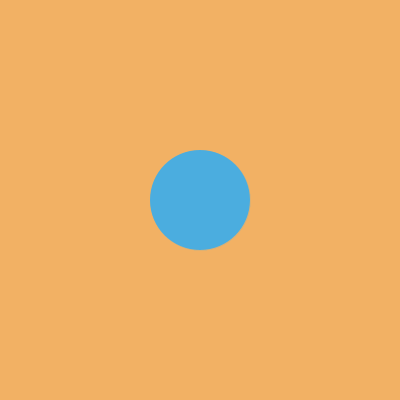
Frame 1 (no input)
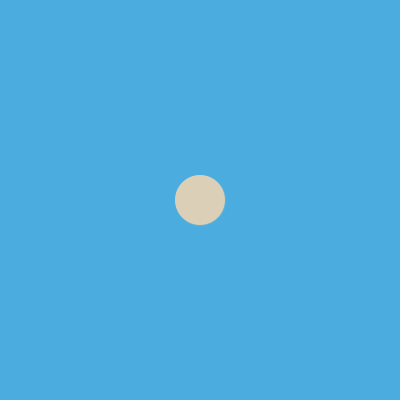
Frame 60 (the mouse pressed at the canvas centre just before this capture)
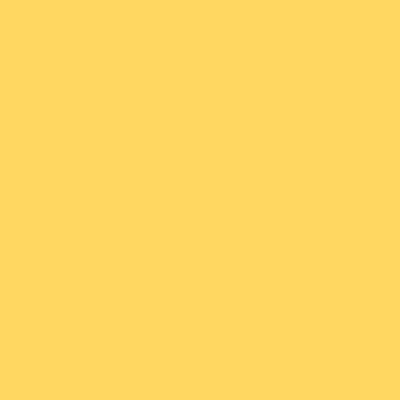
Frame 120 (the mouse held since frame 60 and released just before this capture)

The Processing sketch that drew these frames (run headless with seeded random() and noise(); from frame 60 on, the mouse is pressed at the canvas centre):

// Processing sketch: processing_108969
// ── processing_108969.pde

void setup()
{
  size(400,400);
  background(242, 177, 100);
}

int mode = 1;

int xLength = 100;
int yLength = 100;

int[][] rValue = { {75,219,253,255,255}, {49,0,255,225,255}, {255,213,142,193,253}, {0,255,0,255,128} };
int[][] gValue = { {173,207,177,133,82}, {58,202,214,121,61}, {44,100,201,221,151}, {0,255,0,255,128} };
int[][] bValue = { {223,183,76,124,88}, {75,179,96,33,33}, {63,170,1,112,1}, {0,255,0,255,128} };

int cycle1 = 0;
int cycle2 = 0;

int increment = 10;

String code = "uuddlrlrba";
int i = 0;


void draw()
{
  
  if(i==code.length())
  {
    mode = 2;
  }
  
  if(cycle2 == 4)
  {
    cycle2 = 0;
  }
  
  strokeWeight(0);

  fill(rValue[cycle2][cycle1], gValue[cycle2][cycle1], bValue[cycle2][cycle1]);
  stroke(rValue[cycle2][cycle1], gValue[cycle2][cycle1], bValue[cycle2][cycle1]);
  
  
  if(mode == 1){
    ellipse(200,200,xLength,yLength);
  }
  if(mode == 2){
    ellipse(200,200,xLength,xLength);
  }
  
  if(mode == 1)
  {
    xLength += increment;
    yLength += increment;
  }
  if(mode == 2)
  {
    xLength -= increment;
    yLength -= increment;
    cycle2++;
      if(cycle2 == 4)
      {
        cycle2 = 0;
      }
  }
  
  if(mode == 1)
  {
    if(xLength >= 640)
    {
      xLength = 0;
      yLength = 0;
      
      cycle1 ++;
      if(cycle1 == 5)
      {
        cycle1 = 0;
      }    
    }
  }
  else if(mode == 2)
  {
    if(xLength <=0)
    {
      xLength = 600;
      
      cycle1 ++;
      if(cycle1 == 5)
      {
        cycle1 = 0;
      }
    }
  }
  
  if(increment == 160) {
    increment = 10;
  }

}


void keyPressed() {

  
  if( i == code.length() ){
    i = 0;
  }
  if ( key == CODED ) {
    if (  (keyCode == UP && code.charAt(i) == 'u' )
      || (keyCode == DOWN && code.charAt(i) == 'd' )
      || (keyCode == LEFT && code.charAt(i) == 'l' )
      || (keyCode == RIGHT && code.charAt(i) == 'r' ) ) {
      i++;
    }
    else { 
      i = 0;
    }
  } 
  else {
    if ( ( (key == 'a' || key == 'A') && code.charAt(i) == 'a' ) 
      || ( (key == 'b' || key == 'B') && code.charAt(i) == 'b' ) ) {
        i++;
      } 
    else {
      i = 0;
    }
  }
}

void mousePressed() {
  
  if(mouseButton == RIGHT)
  {
    if(mode == 1)
    {
      mode = 2;
    }
    else
    {
      mode = 1;
    }
  }
  
  cycle2 ++;
  increment = increment * 2;
}
